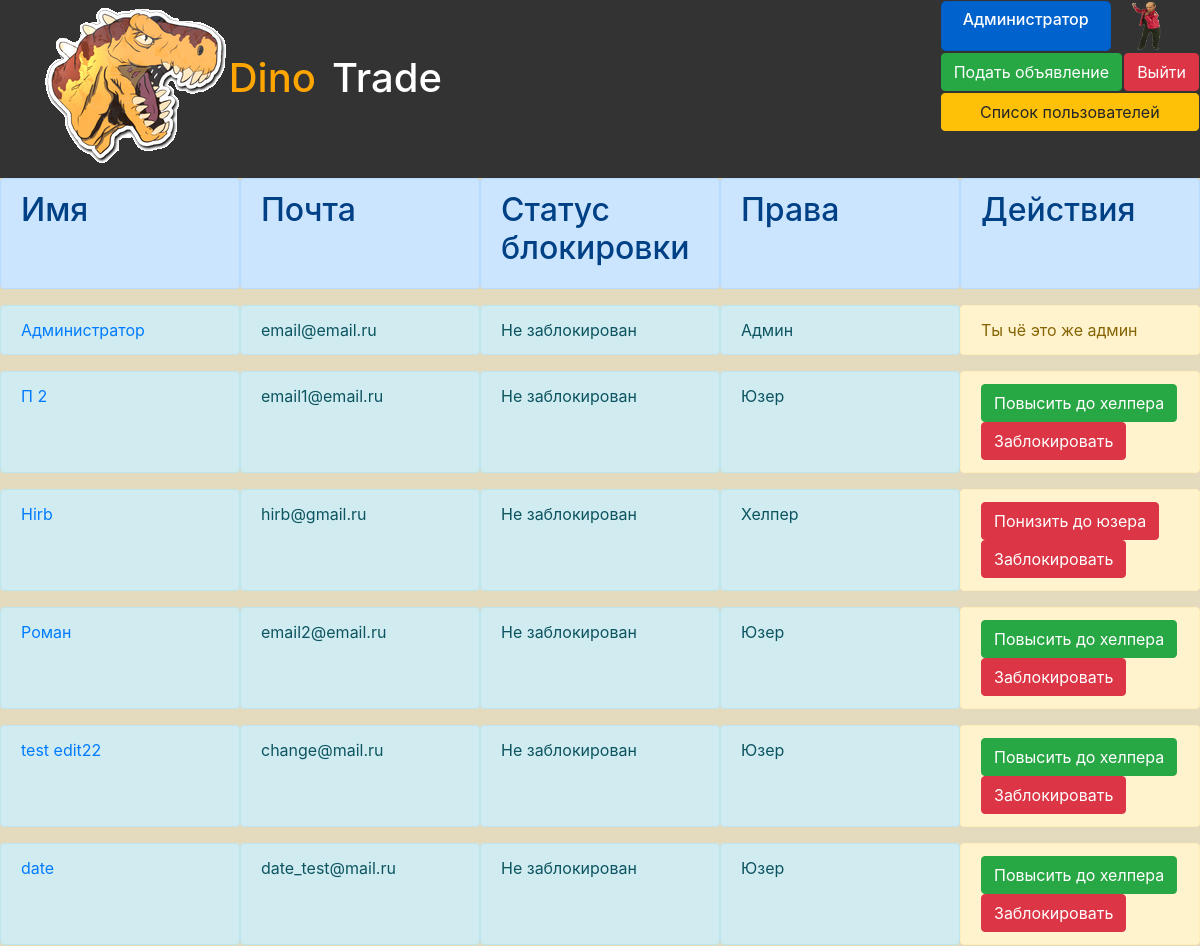
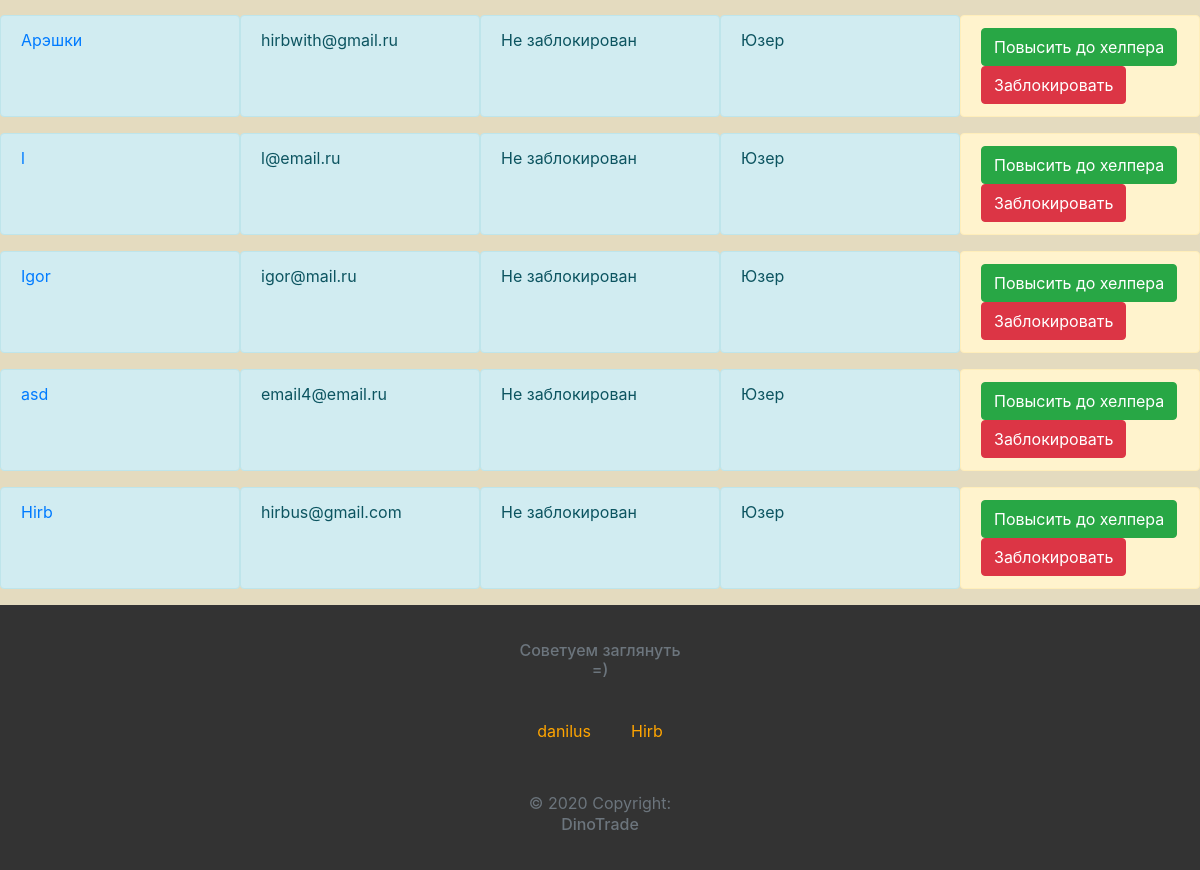
/users_list (signed in), run on the app's committed database (2 pictures, top to bottom).
### data/users.py (models this page shows, shortened)
class User(SqlAlchemyBase, UserMixin, SerializerMixin):
    __tablename__ = 'users'
    id = sqlalchemy.Column(sqlalchemy.Integer, primary_key=True, autoincrement=True)
    name = sqlalchemy.Column(sqlalchemy.String, nullable=True)
    email = sqlalchemy.Column(sqlalchemy.String, index=True, unique=True, nullable=True)
    password = sqlalchemy.Column(sqlalchemy.String, nullable=True)
    rating = sqlalchemy.Column(sqlalchemy.Float, nullable=True, default=None)
    created_date = sqlalchemy.Column(sqlalchemy.DateTime, default=datetime.datetime.now)
    town = sqlalchemy.Column(sqlalchemy.String, nullable=True)
    phone = sqlalchemy.Column(sqlalchemy.String, nullable=False)
    avatar = sqlalchemy.Column(sqlalchemy.String, nullable=False,
                               default='/static/img/n_f_avatar.jpg')
    admin = sqlalchemy.Column(sqlalchemy.Integer, default=0)
    block = sqlalchemy.Column(sqlalchemy.Boolean, default=False)
    objects = orm.relation('Object', back_populates='user')

### main.py (the view)
@app.route('/users_list')
@login_required
def users_list():
    sessions = db_session.create_session()
    users_list = sessions.query(users.User).all()
    return render_template('users_list.html',
                           users_list=users_list,
                           title='Список всех пользователей')

### data/db_session.py (called while the page is built)
def create_session() -> Session:
    global __factory
    return __factory()

### main.py (called while the page is built)
@login_manager.user_loader
def load_user(user_id):
    sessions = db_session.create_session()
    return sessions.query(users.User).get(user_id)

### templates/users_list.html
{% extends "base.html" %}
{% block content %}
    {% set roles={0:"Юзер", 1:"Хелпер", 2:"Админ"} %}
    <div style="width: 100%%; display: grid; grid-template-columns: 20% 20% 20% 20% 20%;">
        <div class="alert alert-primary" role="alert" style="width: 100%;">
            <h2>Имя</h2>
        </div>
        <div class="alert alert-primary" role="alert" style="width: 100%;">
            <h2>Почта</h2>
        </div>
        <div class="alert alert-primary" role="alert" style="width: 100%;">
            <h2>Статус блокировки</h2>
        </div>
        <div class="alert alert-primary" role="alert" style="width: 100%;">
            <h2>Права</h2>
        </div>
        <div class="alert alert-primary" role="alert" style="width: 100%;">
            <h2>Действия</h2>
        </div>
    </div>
    <div style="width: 100%; display: grid; grid-template-columns: 20% 20% 20% 20% 20%;">
        {% for user in users_list %}
            <div class="alert alert-info" role="alert" style="width: 100%;">
                <a href="/profile/{{ user.id }}">{{ user.name }}</a>
            </div>
            <div class="alert alert-info" role="alert" style="width: 100%;">
                {{ user.email }}
            </div>
            <div class="alert alert-info" role="alert" style="width: 100%;">
                {% if user.block %}
                    Заблокирован
                {% else %}
                    Не заблокирован
                {% endif %}
            </div>
            <div class="alert alert-info" role="alert" style="width: 100%;">
                {{ roles[user.admin] }}
            </div>
            <div class="alert alert-warning" role="alert" style="width: 100%;">
                {% if roles[user.admin] == "Админ" %}
                    Ты чё это же админ
                {% else %}
                    {% if user.admin == 0 %}
                        <a class="btn btn-success" href="/promote/{{ user.id }}">Повысить до хелпера</a>
                    {% elif user.admin == 1 %}
                        <a class="btn btn-danger" href="/drop/{{ user.id }}">Понизить до юзера</a>
                    {% endif %}
                    {% if user.block == 0 and user.id != current_user.id and current_user.admin > user.admin %}
                        <a class="btn btn-danger" href="/block/{{ user.id }}">Заблокировать</a>
                    {% elif user.block == 1%}
                        <a class="btn btn-success" href="/unblock/{{ user.id }}">Разблокировать</a>
                    {% endif %}
                {% endif %}
            </div>
        {% endfor %}
    </div>
{% endblock %}

### templates/base.html (shortened to what this page needs)
<!DOCTYPE html>
<html lang="en" style="height: 100%;">
<head>
        <link rel="stylesheet"
              href="https://stackpath.bootstrapcdn.com/bootstrap/4.4.1/css/bootstrap.min.css"
>
</head>
<body style="background-color: #E4DBBF; min-height: 100%; display: grid; grid-template-rows: 1fr auto;">
<div id="page-wrap">
    <header style="background-color: #333;">
        <a class="navbar-brand" href="/index/Всекатегории" style="color: #ffa500;">
            <div style="margin-left: 10%; text-decoration: none;">
                <table>
                    <tr style="margin-left: 10%;">
                        <td>
                            <div style="float: left;">
                                <img src="../static/img/logo.jpg">
                            </div>
                        </td>
                        <td><h1><a class="navbar-brand" href="/index/Всекатегории" style="color: #ffa500;"><h1>Dino</h1></a><a class="navbar-brand" href="/index/Всекатегории" style="color: #ffffff;"><h1>Trade</h1></a></h1></td>
                    </tr>
                </table>
            </div>
        </a>
                {% if current_user.is_authenticated %}
                    <table align="right">
                        <tr>
                            <td><a class="btn btn-primary btn-lg active" role="button" aria-pressed="true" href="/profile/{{ current_user.id }}" style="width: 170px; height: 50px;"><h6>{{current_user.name}}</h6></a></td>
                            <td><a href="/change_avatar"><img style="border-radius: 10px;" src="{{ current_user.avatar }}" height="50" width="50" title="Сменить аватарку"></a></td>
                        </tr>
                        <tr>
                            <td>
                                <a style="width: 100%;" class="btn btn-success float-right" href="/add_obj">
                                Подать объявление
                                </a>
                            </td>
                            <td>
                                <a class="btn btn-danger float-right" href="/logout">
                                    Выйти
                                </a>
                            </td>
                        </tr>
                        {% if current_user.admin >= 1 %}
                            <tr>
                                <td colspan="2">
                                    <a style="width: 100%" class="btn btn-warning float-right" href="/users_list">
                                    Список пользователей
                                    </a>
                                </td>
                            </tr>
                        {% endif %}
                    </table>
                {% endif %}
    </header>
    <main style="background-color: #E4DBBF;">
        {% block content %}{% endblock %}
    </main>
</div>
<footer class="page-footer font-small blue pt-4" style="background-color: #333; grid-row-start: 2; grid-row-end: 3;">
    <table align="center" cellpadding="20">
        <caption style="caption-side: top;"><h6 align="center"> Советуем заглянуть =) </h6></caption>
        <tr>
            <td>
                <a style="color: #ffa500;" href="https://www.instagram.com/danilus_2">danilus</a>
            </td>
            <td>
                <a style="color: #ffa500;" href="https://www.instagram.com/burryromas/">Hirb</a>
            </td>
        </tr>
        <caption>
            <div class="footer-copyright text-center py-3">© 2020 Copyright:
                <h6>DinoTrade</h6>
            </div>
        </caption>
    </table>
</footer>
</body>
</html>

### data on the page
User: name "Администратор", avatar (picture), email "email@email.ru", block "Не заблокирован", admin "Админ", shows "Ты чё это же админ"
User: name "П 2", email "email1@email.ru", block "Не заблокирован", admin "Юзер"
User: name "Hirb", email "hirb@gmail.ru", block "Не заблокирован", admin "Хелпер"
User: name "Роман", email "email2@email.ru", block "Не заблокирован", admin "Юзер"
User: name "test edit22", email "change@mail.ru", block "Не заблокирован", admin "Юзер"
User: name "date", email "date_test@mail.ru", block "Не заблокирован", admin "Юзер"
User: name "Арэшки", email "hirbwith@gmail.ru", block "Не заблокирован", admin "Юзер"
User: name "l", email "l@email.ru", block "Не заблокирован", admin "Юзер"
User: name "Igor", email "igor@mail.ru", block "Не заблокирован", admin "Юзер"
User: name "asd", email "email4@email.ru", block "Не заблокирован", admin "Юзер"
User: name "Hirb", email "hirbus@gmail.com", block "Не заблокирован", admin "Юзер"
